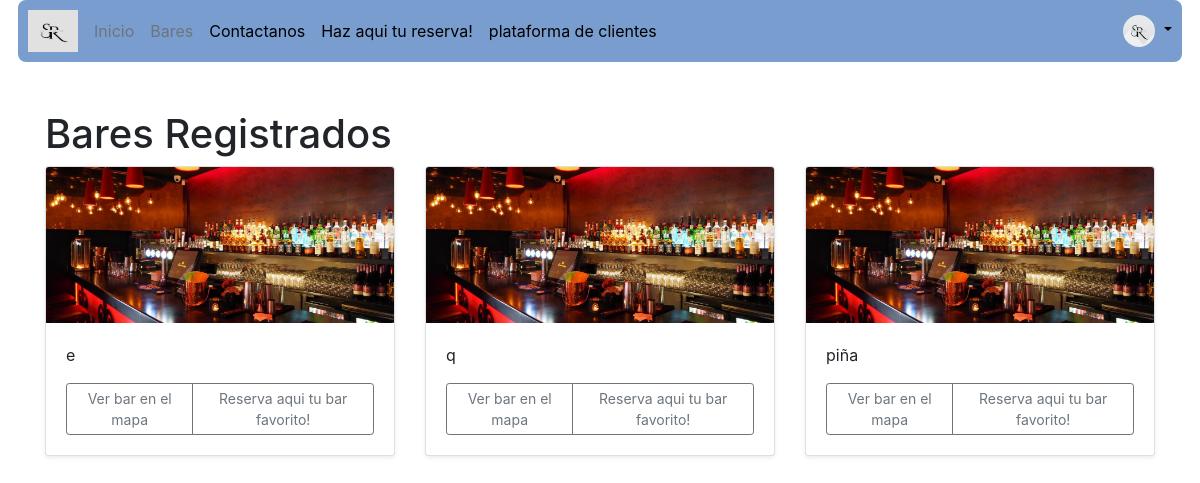
The app's page /bares with its own data.
### tables this page shows
CREATE TABLE registro_propietarios (
  id INTEGER PRIMARY KEY AUTOINCREMENT,
  nombre VARCHAR(50) DEFAULT NULL,
  apellido VARCHAR(100) DEFAULT NULL,
  usuario VARCHAR(100) NOT NULL,
  contraseña VARCHAR(100) DEFAULT NULL,
  nombreLocal VARCHAR(100) NOT NULL,
  email VARCHAR(100) DEFAULT NULL,
  direccion VARCHAR(100) DEFAULT NULL,
  imagen BLOB DEFAULT NULL,
  UNIQUE (nombreLocal)
);

### app.py (the view)
@app.route('/bares')
def listar_bares():
    conn = sqlite3.connect('flask_login.db')
    cur = conn.cursor()
    cur.execute("SELECT id, nombreLocal, imagen FROM registro_propietarios")
    bares = cur.fetchall()
    bares_con_diccionarios = []
    for bar in bares:
        bares_con_diccionarios.append({'id': bar[0], 'nombreLocal': bar[1], 'imagen': bar[2]})
    cur.close()
    conn.close()
    return render_template("bares.html", bares=bares_con_diccionarios)

### app.py (called while the page is built)
@app.before_request
def check_access():
    if request.endpoint in ['admin', 'listar_usuarios'] and not ('logueado' in session and session.get('id_rol') == 1):
        return redirect(url_for('login'))

@app.before_request
def check_access():
    if request.endpoint == 'reserva' and not session.get('logueado'):
        return redirect(url_for('login'))

### template/bares.html (shortened to what this page needs)
{% include 'navegacion2.html' %}
<!DOCTYPE html>
<html lang="en">
<head>
    <link href="https://stackpath.bootstrapcdn.com/bootstrap/4.5.2/css/bootstrap.min.css" rel="stylesheet">
</head>
<body>
    <div class="container">
        <h1 class="mt-5">Bares Registrados</h1>
        <div class="row">
            {% for bar in bares %}
            <div class="col-md-4">
                <div class="card shadow-sm mb-4">
                    <img src="{{ url_for('static', filename='img/baresejemplo.jpg') }}" class="bd-placeholder-img card-img-top" alt="{{ bar['nombreLocal'] }}">
                    <div class="card-body">
                        <p class="card-text">{{ bar['nombreLocal'] }}</p>
                        <div class="d-flex justify-content-between align-items-center">
                            <div class="btn-group">
                                <a href="{{ url_for('mostrar_mapa', bar_id=bar['id']) }}" class="btn btn-sm btn-outline-secondary">Ver bar en el mapa</a>
				<br><br>
                                <a href="/obtener_bares" class="btn btn-sm btn-outline-secondary">Reserva aqui tu bar favorito!</a>
                            </div>
                        </div>
                    </div>
                </div>
            </div>
            {% endfor %}
        </div>
    </div>
</body>
</html>

### static/css/styleinicio.css (style rules this page uses)
* { margin: 0; padding: 0; box-sizing: border-box; text-decoration: none; list-style: none; }
body { font-family: 'Poppins', sans-serif; }
.container { max-width: 1200px; margin: 0 auto; }

### records on screen
registro_propietarios: nombreLocal "e"
registro_propietarios: nombreLocal "q"
registro_propietarios: nombreLocal "piña"
